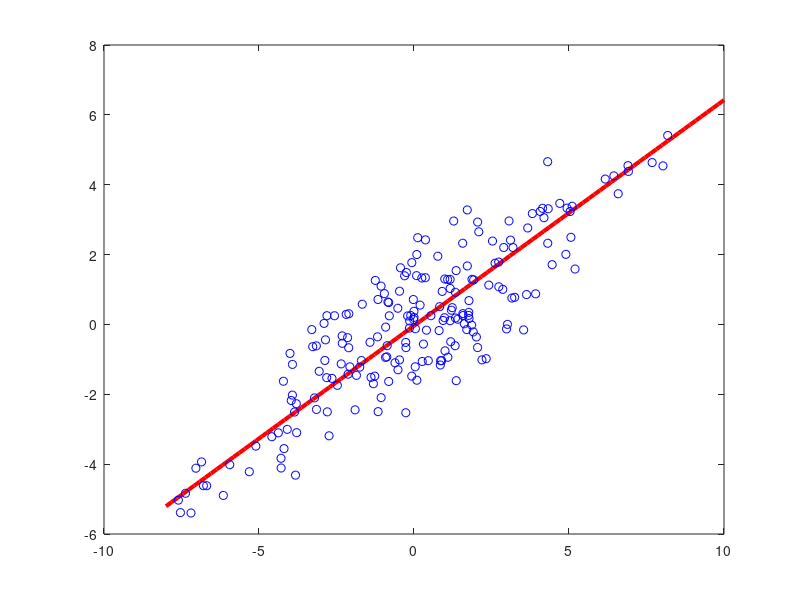

MATLAB code to generate this figure:
load data.mat
X_ = mean(X)
Y_ = mean(Y)
x1 = zeros(200,1);
x2 = zeros(200,1);
for i = 1:200
    x1(i)=X(i)-X_;
end

for i = 1:200
    x2(i)=Y(i)-Y_;
end

A = [x1 x2];
A_ = transpose(A);

x = ones(2,1);

maxit = 2000;
tol = 1e-05;

for it = 1:maxit
    r = 0;
    w = A_*A*x;
    x = w / norm(w);
    l1 = dot(x, A_*A*x);
    l2 = dot(x,x);
    lambda = l1/l2;
    r = norm(A_*A*x - lambda*x);
    if r < tol
        break;
    end
    T_(it)=r;
    t=it;
end
t
x

slps = x(2)/x(1);
ints = -x(2)/x(1)*X_+Y_;

x = linspace(-8,10);
y = slps*x +ints;
plot(x,y,'r','LineWidth',3);

hold on
scatter(X,Y,'b');
hold off

